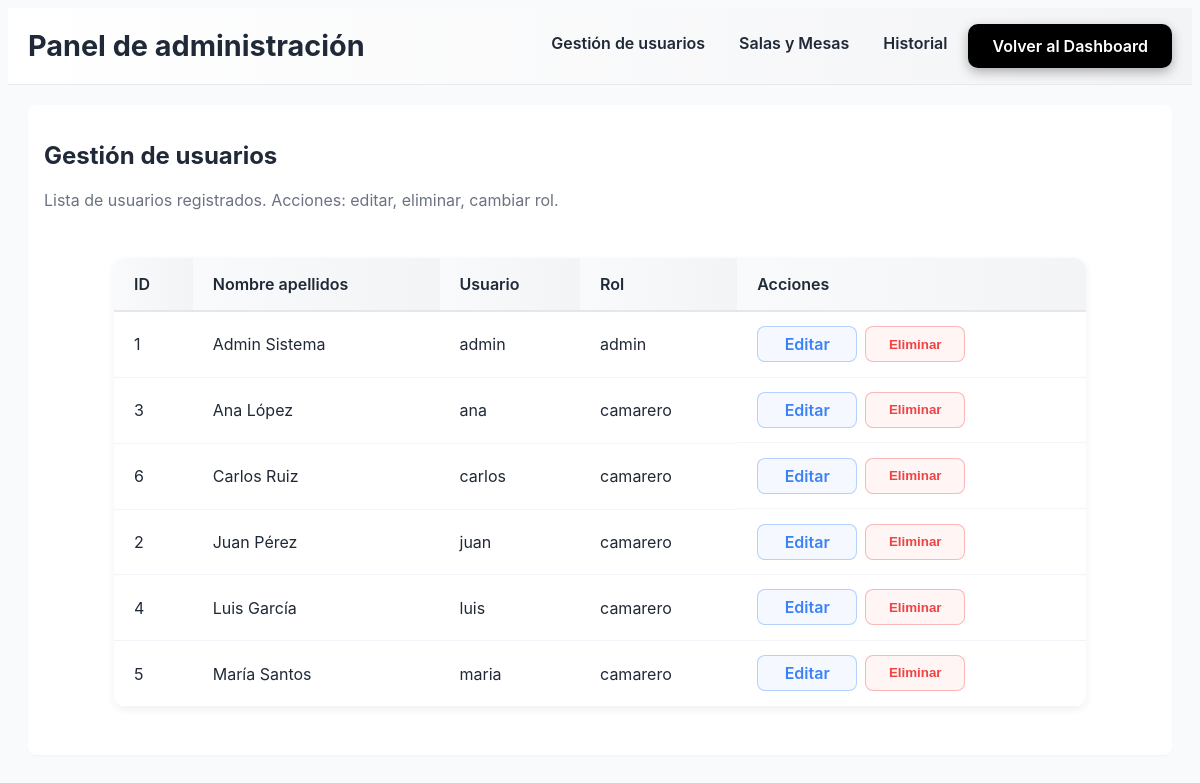
The page /public/pages/admin/users/admin.php (signed in) on the database as committed earlier.
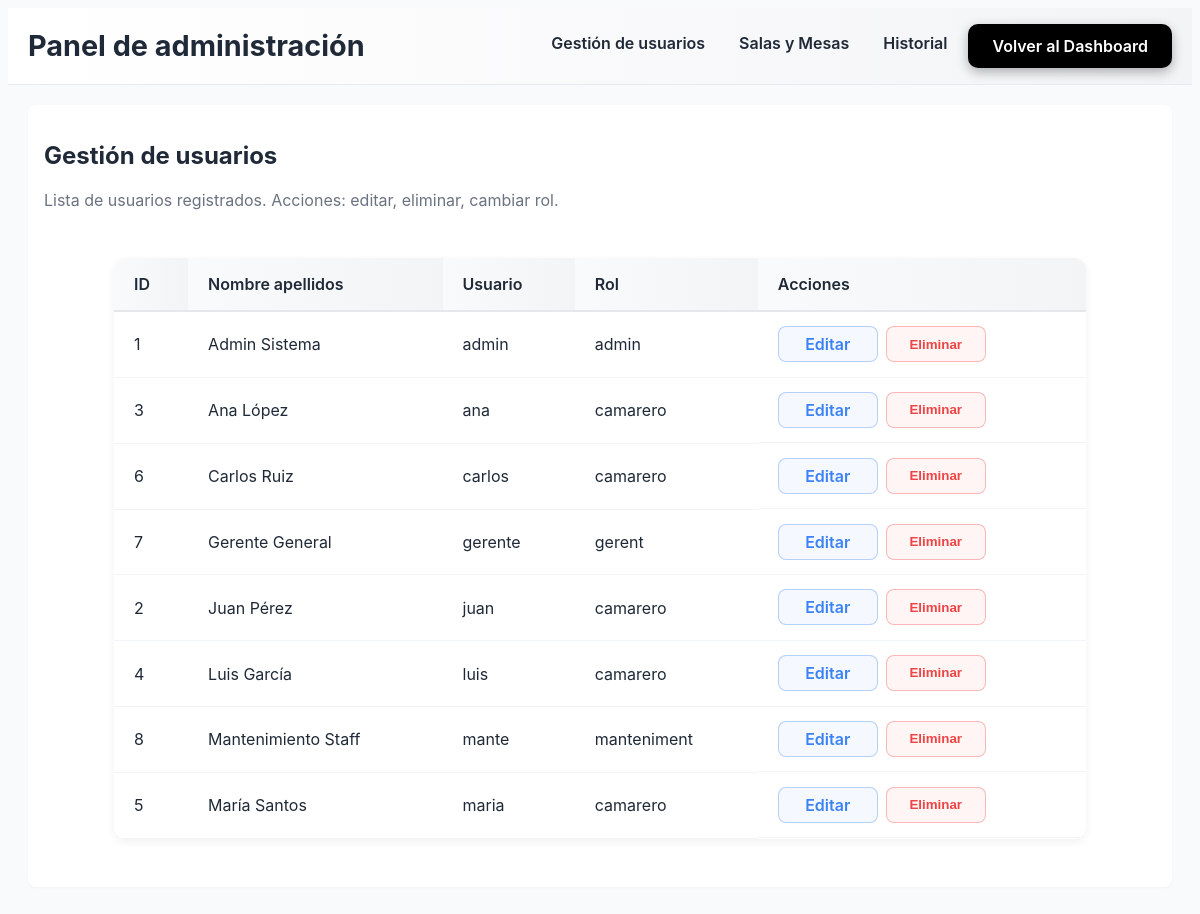
The same page on the database as committed later.
### tables this page shows
CREATE TABLE IF NOT EXISTS usuarios (
    id_usuario INT AUTO_INCREMENT PRIMARY KEY,
    nombre VARCHAR(50) NOT NULL,
    apellidos VARCHAR(100),
    usuario VARCHAR(50) UNIQUE NOT NULL,
    contrasena VARCHAR(255) NOT NULL,  
    rol ENUM('camarero', 'admin', 'gerent', 'manteniment') DEFAULT 'camarero'
);

### private/proc/admin_page.php (called while the page is built, shortened)
<?php
require_once __DIR__ . '/../db/db_conn.php';
try {
    $pdo = connection($host, $user, $pass, $db);
    $stmt = $pdo->query("SELECT id_usuario, nombre, apellidos, usuario, rol FROM usuarios ORDER BY nombre, usuario");
    $users = $stmt->fetchAll(PDO::FETCH_ASSOC);
} catch (Exception $e) {
    echo "Error al conectar o consultar la base de datos: " . $e->getMessage();
}

### public/pages/admin/users/admin.php (the view, shortened to what this page needs)
<?php
require_once __DIR__ . '/../../../../private/proc/admin_page.php';
?>
<!doctype html>
<html lang="es">
<head>
    <link rel="stylesheet" href="../../../css/admin.css">
</head>
<body class="admin-page">
    <header class="admin-header">
        <div class="brand">
            <h1>Panel de administración</h1>
        </div>
        <nav class="admin-nav" aria-label="Navegación de administración">
            <a class="tab tab-link" href="./admin.php" aria-current="page">Gestión de usuarios</a>
            <a class="tab tab-link" href="../salas/admin_salas.php">Salas y Mesas</a>
            <a class="tab tab-link" href="../../logs.php">Historial</a>
            <a href="../../dashboard.php" class="btn btn-volver">
                <i class="bi bi-arrow-left"></i> Volver al Dashboard
            </a>
        </nav>
    </header>
    <main class="admin-content">
        <section id="users" class="admin-section active">
            <h2>Gestión de usuarios</h2>
            <p class="muted">Lista de usuarios registrados. Acciones: editar, eliminar, cambiar rol.</p>
            <div class="table-wrap">
                <table class="admin-table">
                    <thead>
                        <tr>
                            <th>ID</th>
                            <th>Nombre apellidos</th>
                            <th>Usuario</th>
                            <th>Rol</th>
                            <th>Acciones</th>
                        </tr>
                    </thead>
                    <tbody>
                        <?php foreach ($users as $user): ?>
                            <tr>
                                <td data-label="ID"><?php echo $user['id_usuario']; ?></td>
                                <td data-label="Nombre"><?php echo trim(($user['nombre'] ?? '') . ' ' . ($user['apellidos'] ?? '')); ?></td>
                                <td data-label="Usuario"><?php echo $user['usuario'] ?? ''; ?></td>
                                <td data-label="Rol"><?php echo $user['rol'] ?? ''; ?></td>
                                <td>
                                    <a class="btn-simple btn-edit" href="editar_user.php?id=<?= $user['id_usuario'] ?>">Editar</a>
                                    <form method="post" action="../../../../private/proc/eliminar_usuario.php" style="display:inline" class="delete-user-form" data-username="<?= $user['usuario'] ?? '' ?>">
                                        <button class="btn-simple btn-delete" type="submit">Eliminar</button>
                                    </form>
                                </td>
                            </tr>
                        <?php endforeach; ?>
                    </tbody>
                </table>
            </div>
        </section>
</body>
</html>

Rows that differ between the two databases and show on the page:
added usuarios: id_usuario "7", nombre+apellidos "Gerente General", usuario "gerente", rol "gerent"
added usuarios: id_usuario "8", nombre+apellidos "Mantenimiento Staff", usuario "mante", rol "manteniment"
